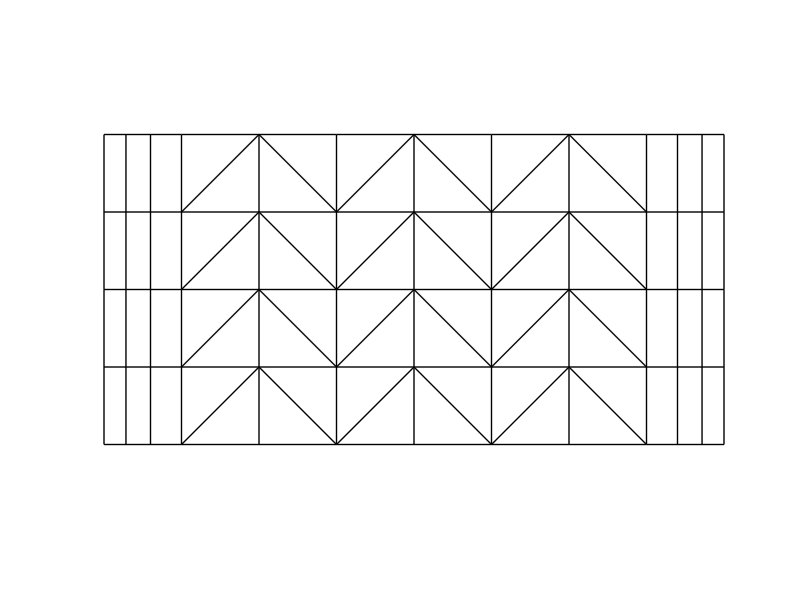

This figure's MATLAB source: (Note: this script raises an error after producing the figure.)
%Generates figures used for lasercutting origami collapsing cylinder
%Save output figures as .svg then pop over to a cutter
%Nathan Justus - Jan 30, 2024

clear all

%% Define design parameters and cutfile storage location

%Polygon side length
L = 1;
%Polygon number of sides
N = 4;
%Number of collapse sections
M = 3;
%Nozzle Angle (larger angle looks like a cylinder, smaller like a plane)
nozzleTheta = pi/4;
%Exit area ratio (ratio of nozzle area to cylinder area)
A_exit = 0.1;

%Rhombus angle
theta = pi/N;
theta = pi/2-(2*theta);

%Line width for plotting
lw = 1;
%Check if figures folder exists, make it if not
if ~exist('origamiFigures','dir')
    mkdir('origamiFigures');
end
%Make folder to save figures
mkdir('origamiFigures',['N',num2str(N),'M',num2str(M)]);
%File preamble
pbl = ['origamiFigures\',['N',num2str(N),'M',num2str(M)],'\'];
%File ending
fend = ['_N',num2str(N),'M',num2str(M),'.svg'];
%Boolean to close figures after generating and saving
closeTheFigures = false;

%% Generate etch-pattern for main cylinder

%Get x coordinates for rows in the etch
midBits = L:L*cos(theta):2*M*L*cos(theta)+L;
xs = [0,midBits,2*M*L*cos(theta)+2*L];
%y values for a vertical stack of nodes
ys_v1 = [0:L:N*L];
%y values shifted up for the alternating bits
ys_v2 = ys_v1+L*sin(theta);

%Generate y values for a horizontal row of nodes
stepUp = [0,L*sin(theta)];
steps = repmat(stepUp,[1,M]);
ys_h = [0,steps,0,0];

%Set up figure for plotting
fig1 = figure(1);
clf;
hold on;
set(fig1,'Units','inches');

%Plot all the rows
for i = 0:L:N*L
    plot(xs,ys_h+i,'k','LineWidth',lw);
end

%Plot all the columns
for i = 1:numel(xs)
    if ys_h(i)
        ys = ys_v2;
    else
        ys = ys_v1;
    end
    these_xs = ones(N+1,1)*xs(i);
    plot(these_xs,ys,'k','LineWidth',lw);
end

%Plot the diagonal bits
for i = 2:2:2*M
    for j = 1:(numel(ys_v1)-1)
        plot([xs(i),xs(i+1)],[ys_v1(j),ys_v2(j+1)],'k','LineWidth',lw);
        plot([xs(i+1),xs(i+2)],[ys_v2(j+1),ys_v1(j)],'k','LineWidth',lw);
    end
end

%Plot the bits used to make the structural rings at each end
xs_stripe = [L/3-L/20,2*L/3-L/15];
xs_stripe = [xs_stripe,2*M*L*cos(theta)+2*L-fliplr(xs_stripe)];
for i = 1:numel(xs_stripe)
    these_xs = ones(size(ys_v1))*xs_stripe(i);
    plot(these_xs,ys_v1,'k','LineWidth',lw);
end

set(gca,'xtick',[])
set(gca,'xticklabel',[])
set(gca,'ytick',[])
set(gca,'yticklabel',[])
set(gca,'visible','off');
axis equal;
axis off;

axis([min(xs),max(xs),min(ys_v1),max(ys_v2)]);
fig1.Position = [1,1,max(xs)-min(xs),max(ys_v2)-min(ys_v1)];
saveas(fig1,[pbl,'CylinderEtch',fend]);

%% Generate the cut pattern outline for the main cylinder

%Can do a separate figure or just plot a different color on the same plot
fig2 = figure(2);
clf;
hold on;
set(fig2,'Units','inches');

%Bottom edge
plot(xs,ys_h,'r','LineWidth',lw);
%Top edge
plot(xs,ys_h+N*L,'r','LineWidth',lw);
%Left edge
plot(xs(1)*ones(size(ys_v1)),ys_v1,'r','LineWidth',lw);
%Right edge
plot(xs(end)*ones(size(ys_v1)),ys_v1,'r','LineWidth',lw);

set(gca,'xtick',[])
set(gca,'xticklabel',[])
set(gca,'ytick',[])
set(gca,'yticklabel',[])
set(gca,'visible','off');
axis equal;
axis off;

axis([min(xs),max(xs),min(ys_v1),max(ys_v2)]);
fig2.Position = [1,1,max(xs)-min(xs),max(ys_v2)-min(ys_v1)];
saveas(fig2,[pbl,'CylinderCut',fend]);

%% Generate the etch pattern for the nozzle

%Figure prep
fig3 = figure(3);
clf;
hold on;
set(fig3,'Units','inches');

%Radius of polygon inscribed circle
R = L/(2*tan(pi/N));
%Length from center of a polygon edge to the tip of nozzle cylinder
%(pretending that it extends all the way to the thruster central axis)
nozzleL = R/cos(nozzleTheta);

%Angle to rotate around for rolled-out nozzle
dtheta = 2*atan2(L/2,nozzleL);
thetas = [0:dtheta:N*dtheta];

%Like nozzleL but for a polygon vertex instead of edge center
nozzleH = norm([nozzleL,L/2]);
%Add a little bit to make the tags to attach the nozzle to the cylinder
tagL = nozzleH + L/3;

%Exit area ratio is squared linear ratio of polygon sides
linearRatio = sqrt(A_exit);
nozzleR = linearRatio*nozzleH;

%Save points for relevant rings for the rolled-out nozzle
inner = zeros(2,N+1);
outer = zeros(2,N+1);
flap = zeros(2,N+1);
for i = 1:numel(thetas)
    inner(1,i) = nozzleR*cos(thetas(i));
    inner(2,i) = nozzleR*sin(thetas(i));
    outer(1,i) = nozzleH*cos(thetas(i));
    outer(2,i) = nozzleH*sin(thetas(i));
    flap(1,i) = tagL*cos(thetas(i));
    flap(2,i) = tagL*sin(thetas(i));
end

%Plot the inner and outer rings
for i = 1:N
    plot(inner(1,i:(i+1)),inner(2,i:(i+1)),'k','LineWidth',lw);
    plot(outer(1,i:(i+1)),outer(2,i:(i+1)),'k','LineWidth',lw);
end
%Plot the radial lines
for i = 1:N
    plot([inner(1,i),flap(1,i)],[inner(2,i),flap(2,i)],'k','LineWidth',lw);
end
if mod(N,2) == 0
    plot([inner(1,N+1),outer(1,N+1)],[inner(2,N+1),outer(2,N+1)],'k','LineWidth',lw);
else
    plot([inner(1,N+1),flap(1,N+1)],[inner(2,N+1),flap(2,N+1)],'k','LineWidth',lw);
end
%Plot the flap outer edges
for i = 1:2:N
    plot(flap(1,i:(i+1)),flap(2,i:(i+1)),'k','LineWidth',lw);
end

lows = min([inner,outer,flap]')';
highs = max([inner,outer,flap]')';

set(gca,'xtick',[])
set(gca,'xticklabel',[])
set(gca,'ytick',[])
set(gca,'yticklabel',[])
set(gca,'visible','off');
axis equal;
axis off;

axis([lows(1),highs(1),lows(2),highs(2)]);
fig3.Position = [1,1,highs(1)-lows(1),highs(2)-lows(2)];
saveas(fig3,[pbl,'NozzleEtch',fend]);

%% Generate nozzle cut pattern outline

%Can do a separate figure or just plot a different color on the same plot
fig4 = figure(4);
clf;
hold on;
set(fig4,'Units','inches');

nFlapUnits = floor(N/2);

edgePoints = [];
edgePoints = [edgePoints,fliplr(inner)];

for i = 1:nFlapUnits
    index = 2*i-1;
    edgePoints = [edgePoints,flap(:,index),flap(:,index+1),outer(:,index+1),outer(:,index+2)];
end

if mod(N,2)
    edgePoints = [edgePoints,flap(:,end-1),flap(:,end)];
end

edgePoints = [edgePoints,inner(:,end)];

plot(edgePoints(1,:),edgePoints(2,:),'r','LineWidth',lw);

set(gca,'xtick',[])
set(gca,'xticklabel',[])
set(gca,'ytick',[])
set(gca,'yticklabel',[])
set(gca,'visible','off');
axis equal;
axis off;

axis([lows(1),highs(1),lows(2),highs(2)]);
fig4.Position = [1,1,highs(1)-lows(1),highs(2)-lows(2)];
saveas(fig4,[pbl,'NozzleCut',fend]);

%% Plot Checkvalve Cap Etch

fig5 = figure(5);
clf;
hold on;
set(fig5,'Units','inches');

H1 = L/(2*sin(pi/N));
H2 = H1 + L/3;

R = 7*H1/12;

thetas = linspace(0,2*pi,N+1);

edgePoints = [];
outEdgePoints = [];

for i = 1:numel(thetas)
    edgePoints = [edgePoints,[H1*cos(thetas(i));H1*sin(thetas(i))]];
    outEdgePoints = [outEdgePoints,[H2*cos(thetas(i));H2*sin(thetas(i))]];
end

for i = 1:floor(N/2)
    index = 2*i-1;
    edgePoints = [edgePoints,outEdgePoints(:,index),outEdgePoints(:,index+1),edgePoints(:,index+1),edgePoints(:,index+2)];
end

if mod(N,2)
    edgePoints = [edgePoints,outEdgePoints(:,end-1),outEdgePoints(:,end)];
end

thetas_circle = linspace(0,2*pi,101);

plot(edgePoints(1,:),edgePoints(2,:),'k','LineWidth',lw);
plot(R*cos(thetas_circle),R*sin(thetas_circle),'k','LineWidth',lw);

lows = min(edgePoints')';
highs = max(edgePoints')';

set(gca,'xtick',[])
set(gca,'xticklabel',[])
set(gca,'ytick',[])
set(gca,'yticklabel',[])
set(gca,'visible','off');
axis equal;
axis off;

axis([lows(1),highs(1),lows(2),highs(2)]);
fig5.Position = [1,1,highs(1)-lows(1),highs(2)-lows(2)];
saveas(fig5,[pbl,'CheckValveEtch',fend]);

%% Plot Checkvalve Cap Cut

fig6 = figure(6);
clf;
hold on;
set(fig6,'Units','inches');
xticks();
yticks();
xticklabels();
yticklabels();
axis equal;
axis off;

H1 = L/(2*sin(pi/N));
H2 = H1 + L/3;

R = 7*H1/12;

thetas = linspace(0,2*pi,N+1);

edgePoints = [];
outEdgePoints = [];

for i = 1:numel(thetas)
    edgePoints = [edgePoints,[H1*cos(thetas(i));H1*sin(thetas(i))]];
    outEdgePoints = [outEdgePoints,[H2*cos(thetas(i));H2*sin(thetas(i))]];
end

for i = 1:floor(N/2)
    index = 2*i-1;
    edgePoints = [edgePoints,outEdgePoints(:,index),outEdgePoints(:,index+1),edgePoints(:,index+1),edgePoints(:,index+2)];
end

if mod(N,2)
    edgePoints = [edgePoints,outEdgePoints(:,end-1),outEdgePoints(:,end)];
end

thetas_circle = linspace(0,2*pi,101);

plot(edgePoints(1,N+1:end),edgePoints(2,N+1:end),'r','LineWidth',lw);
plot(R*cos(thetas_circle),R*sin(thetas_circle),'r','LineWidth',lw);

set(gca,'xtick',[])
set(gca,'xticklabel',[])
set(gca,'ytick',[])
set(gca,'yticklabel',[])
set(gca,'visible','off');
axis equal;
axis off;

axis([lows(1),highs(1),lows(2),highs(2)]);
fig6.Position = [1,1,highs(1)-lows(1),highs(2)-lows(2)];
saveas(fig6,[pbl,'CheckValveCut',fend]);

%% Plot Valve

fig7 = figure(7);
clf;
hold on;
set(fig7,'Units','inches');
xticks();
yticks();
xticklabels();
yticklabels();
axis equal;
axis off;

H1 = L/(2*sin(pi/N));
H2 = H1 + L/3;

R = 7*H1/12;

ValveR = (H1+R)/2;

thetas = linspace(0,2*pi,N+1);

edgePoints = [];

for i = 1:numel(thetas)
    edgePoints = [edgePoints,[ValveR*cos(thetas(i));ValveR*sin(thetas(i))]];
end

plot(edgePoints(1,:),edgePoints(2,:),'r','LineWidth',lw);

lows = min(edgePoints')';
highs = max(edgePoints')';

set(gca,'xtick',[])
set(gca,'xticklabel',[])
set(gca,'ytick',[])
set(gca,'yticklabel',[])
set(gca,'visible','off');
axis equal;
axis off;

axis([lows(1),highs(1),lows(2),highs(2)]);
fig7.Position = [1,1,highs(1)-lows(1),highs(2)-lows(2)];
saveas(fig7,[pbl,'ValveCut',fend]);

if closeTheFigures
    close all
end
